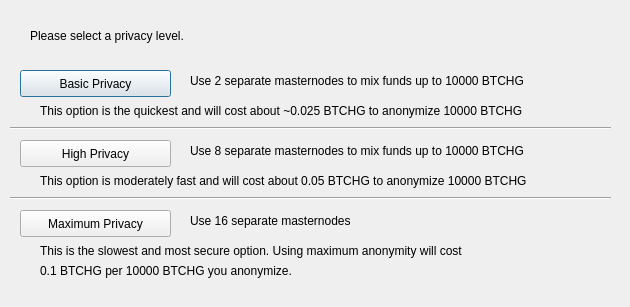
<?xml version="1.0" encoding="UTF-8"?>
<ui version="4.0">
 <class>ObfuscationConfig</class>
 <widget class="QDialog" name="ObfuscationConfig">
  <property name="geometry">
   <rect>
    <x>0</x>
    <y>0</y>
    <width>630</width>
    <height>307</height>
   </rect>
  </property>
  <property name="windowTitle">
   <string>Configure Obfuscation</string>
  </property>
  <widget class="QPushButton" name="buttonBasic">
   <property name="geometry">
    <rect>
     <x>20</x>
     <y>70</y>
     <width>151</width>
     <height>27</height>
    </rect>
   </property>
   <property name="text">
    <string>Basic Privacy</string>
   </property>
  </widget>
  <widget class="QPushButton" name="buttonHigh">
   <property name="geometry">
    <rect>
     <x>20</x>
     <y>140</y>
     <width>151</width>
     <height>27</height>
    </rect>
   </property>
   <property name="text">
    <string>High Privacy</string>
   </property>
  </widget>
  <widget class="QPushButton" name="buttonMax">
   <property name="geometry">
    <rect>
     <x>20</x>
     <y>210</y>
     <width>151</width>
     <height>27</height>
    </rect>
   </property>
   <property name="text">
    <string>Maximum Privacy</string>
   </property>
  </widget>
  <widget class="QLabel" name="label">
   <property name="geometry">
    <rect>
     <x>30</x>
     <y>20</y>
     <width>571</width>
     <height>31</height>
    </rect>
   </property>
   <property name="text">
    <string>Please select a privacy level.</string>
   </property>
  </widget>
  <widget class="QLabel" name="label_2">
   <property name="geometry">
    <rect>
     <x>190</x>
     <y>70</y>
     <width>421</width>
     <height>21</height>
    </rect>
   </property>
   <property name="text">
    <string>Use 2 separate masternodes to mix funds up to 10000 BTCHG</string>
   </property>
  </widget>
  <widget class="QLabel" name="label_3">
   <property name="geometry">
    <rect>
     <x>190</x>
     <y>140</y>
     <width>411</width>
     <height>21</height>
    </rect>
   </property>
   <property name="text">
    <string>Use 8 separate masternodes to mix funds up to 10000 BTCHG</string>
   </property>
  </widget>
  <widget class="QLabel" name="label_4">
   <property name="geometry">
    <rect>
     <x>190</x>
     <y>210</y>
     <width>421</width>
     <height>21</height>
    </rect>
   </property>
   <property name="text">
    <string>Use 16 separate masternodes</string>
   </property>
  </widget>
  <widget class="QLabel" name="label_6">
   <property name="geometry">
    <rect>
     <x>40</x>
     <y>100</y>
     <width>561</width>
     <height>21</height>
    </rect>
   </property>
   <property name="text">
    <string>This option is the quickest and will cost about ~0.025 BTCHG to anonymize 10000 BTCHG</string>
   </property>
  </widget>
  <widget class="QLabel" name="label_7">
   <property name="geometry">
    <rect>
     <x>40</x>
     <y>170</y>
     <width>561</width>
     <height>21</height>
    </rect>
   </property>
   <property name="text">
    <string>This option is moderately fast and will cost about 0.05 BTCHG to anonymize 10000 BTCHG</string>
   </property>
  </widget>
  <widget class="QLabel" name="label_8">
   <property name="geometry">
    <rect>
     <x>40</x>
     <y>240</y>
     <width>561</width>
     <height>21</height>
    </rect>
   </property>
   <property name="text">
    <string>This is the slowest and most secure option. Using maximum anonymity will cost</string>
   </property>
  </widget>
  <widget class="QLabel" name="label_9">
   <property name="geometry">
    <rect>
     <x>40</x>
     <y>260</y>
     <width>561</width>
     <height>21</height>
    </rect>
   </property>
   <property name="text">
    <string>0.1 BTCHG per 10000 BTCHG you anonymize.</string>
   </property>
  </widget>
  <widget class="Line" name="line">
   <property name="geometry">
    <rect>
     <x>10</x>
     <y>120</y>
     <width>601</width>
     <height>16</height>
    </rect>
   </property>
   <property name="orientation">
    <enum>Qt::Horizontal</enum>
   </property>
  </widget>
  <widget class="Line" name="line_2">
   <property name="geometry">
    <rect>
     <x>10</x>
     <y>190</y>
     <width>601</width>
     <height>16</height>
    </rect>
   </property>
   <property name="orientation">
    <enum>Qt::Horizontal</enum>
   </property>
  </widget>
 </widget>
 <resources/>
 <connections/>
</ui>
